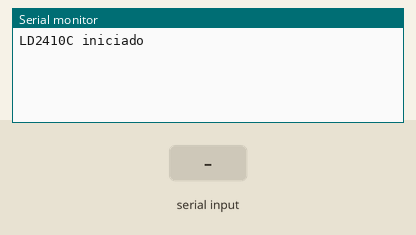
Simulated run of this sketch. Board: ESP32. On the bench: the last lines printed to the serial monitor. Inputs (shaded band) come from the test bench.

Above: at 2.7 s.
2.8 s: "1" received over the second serial link
At 3.7 s:
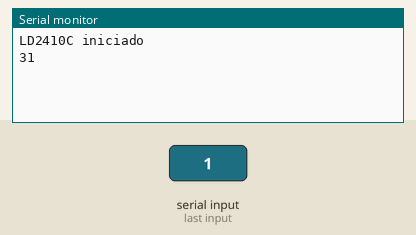
4.3 s: "0" received over the second serial link
At 4.8 s:
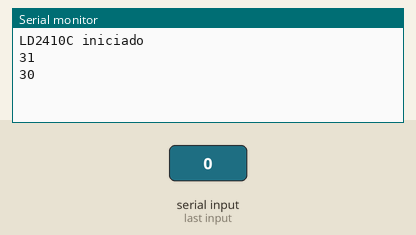
5.8 s: "2" received over the second serial link
At 7.2 s:
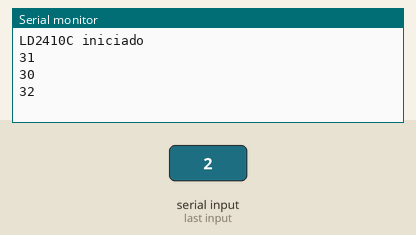

The sketch:

hlk.ino
```cpp
//SANGUINETTI WALSH, PERRUCCI ALBERTONI, KAPLAN AGOSTI
#define RX_HLK 16
#define TX_HLK 17


void setup() {
  Serial.begin(115200);
  delay(1500);


  Serial2.begin(256000, SERIAL_8N1, RX_HLK, TX_HLK);


  Serial.println("LD2410C iniciado");
}


void loop() {
  static unsigned long ultimoDato = 0;


  while (Serial2.available()) {
    byte dato = Serial2.read();


    if (dato < 16) Serial.print("0");
    Serial.print(dato, HEX);
    Serial.print(" ");


    ultimoDato = millis();
  }


  if (millis() - ultimoDato > 1000) {
    Serial.println();
    ultimoDato = millis();
  }
}
```

Measured:
- after the input at 2.8 s, the serial monitor: prints a new line at once (image 1)
- after the input at 4.3 s, the serial monitor: prints a new line at once (image 2)
- after the input at 5.8 s, the serial monitor: prints a new line at once (image 3)
